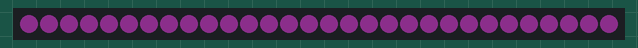
A program run on a simulated CircuitPython board. On the bench: 30 RGB LEDs in strip order, left to right. Dim RGB values are drawn brighter than linear.

Above: at 0.1 s.
At 6.21 s:
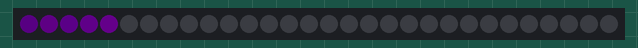
At 7.11 s:
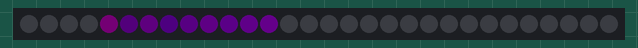
At 14.1 s:
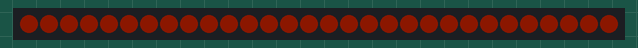
At 24.57 s:
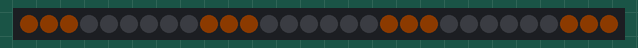
At 35.1 s:
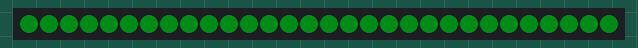

The program:

animation1.py
```python
# (licence header left out)
import board
import neopixel
from adafruit_led_animation.animation.solid import Solid
from adafruit_led_animation.animation.blink import Blink
from adafruit_led_animation.animation.comet import Comet
from adafruit_led_animation.animation.chase import Chase
from adafruit_led_animation.animation.colorcycle import ColorCycle
from adafruit_led_animation.sequence import AnimationSequence
from adafruit_led_animation.color import (
    PURPLE,
    AMBER,
    JADE,
    PINK,
    MAGENTA,
    ORANGE,
    TEAL,
)

pixel_pin = board.D5
pixel_num = 30

BRIGHTNESS = 0.05

pixels = neopixel.NeoPixel(
    pixel_pin, pixel_num, brightness=BRIGHTNESS, auto_write=False
)

solid = Solid(pixels, color=PINK)
blink = Blink(pixels, speed=0.5, color=JADE)
comet = Comet(pixels, speed=0.01, color=PURPLE, tail_length=10)
chase = Chase(pixels, speed=0.1, size=3, spacing=6, color=AMBER)
colorcycle = ColorCycle(pixels, speed=0.5, colors=[MAGENTA, ORANGE, TEAL])

animations = AnimationSequence(
    solid,
    blink,
    comet,
    chase,
    colorcycle,
    advance_interval=3,
)

while True:
    animations.animate()
```

Measured:
- what the display in image 3 shows lasts 0.5 s, from 14.0 s to 14.5 s
